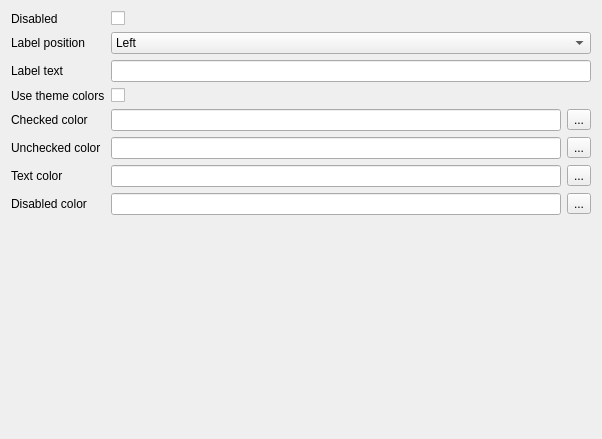
<?xml version="1.0" encoding="UTF-8"?>
<ui version="4.0">
 <class>RadioButtonSettingsForm</class>
 <widget class="QWidget" name="RadioButtonSettingsForm">
  <property name="geometry">
   <rect>
    <x>0</x>
    <y>0</y>
    <width>602</width>
    <height>439</height>
   </rect>
  </property>
  <property name="windowTitle">
   <string>Form</string>
  </property>
  <layout class="QGridLayout" name="gridLayout">
   <item row="0" column="0">
    <layout class="QFormLayout" name="formLayout">
     <item row="0" column="0">
      <widget class="QLabel" name="disabledLabel">
       <property name="text">
        <string>Disabled</string>
       </property>
      </widget>
     </item>
     <item row="0" column="1">
      <widget class="QCheckBox" name="disabledCheckBox"/>
     </item>
     <item row="2" column="0">
      <widget class="QLabel" name="labelTextLabel_2">
       <property name="text">
        <string>Label text</string>
       </property>
      </widget>
     </item>
     <item row="2" column="1">
      <widget class="QLineEdit" name="labelTextLineEdit_2"/>
     </item>
     <item row="3" column="0">
      <widget class="QLabel" name="useThemeColorsLabel_3">
       <property name="text">
        <string>Use theme colors</string>
       </property>
      </widget>
     </item>
     <item row="3" column="1">
      <widget class="QCheckBox" name="useThemeColorsCheckBox_3"/>
     </item>
     <item row="4" column="0">
      <widget class="QLabel" name="checkedColorLabel_3">
       <property name="text">
        <string>Checked color</string>
       </property>
      </widget>
     </item>
     <item row="5" column="0">
      <widget class="QLabel" name="uncheckedColorLabel_3">
       <property name="text">
        <string>Unchecked color</string>
       </property>
      </widget>
     </item>
     <item row="6" column="0">
      <widget class="QLabel" name="textColorLabel_3">
       <property name="text">
        <string>Text color</string>
       </property>
      </widget>
     </item>
     <item row="7" column="0">
      <widget class="QLabel" name="disabledColorLabel_3">
       <property name="text">
        <string>Disabled color</string>
       </property>
      </widget>
     </item>
     <item row="1" column="0">
      <widget class="QLabel" name="labelPositionLabel_3">
       <property name="text">
        <string>Label position</string>
       </property>
      </widget>
     </item>
     <item row="1" column="1">
      <widget class="QComboBox" name="labelPositionComboBox_2">
       <item>
        <property name="text">
         <string>Left</string>
        </property>
       </item>
       <item>
        <property name="text">
         <string>Right</string>
        </property>
       </item>
      </widget>
     </item>
     <item row="4" column="1">
      <layout class="QHBoxLayout" name="horizontalLayout_5">
       <item>
        <widget class="QLineEdit" name="checkedColorLineEdit_2"/>
       </item>
       <item>
        <widget class="QToolButton" name="checkedColorToolButton_2">
         <property name="text">
          <string>...</string>
         </property>
        </widget>
       </item>
      </layout>
     </item>
     <item row="5" column="1">
      <layout class="QHBoxLayout" name="horizontalLayout_6">
       <item>
        <widget class="QLineEdit" name="uncheckedColorLineEdit_2"/>
       </item>
       <item>
        <widget class="QToolButton" name="uncheckedColorToolButton_2">
         <property name="text">
          <string>...</string>
         </property>
        </widget>
       </item>
      </layout>
     </item>
     <item row="6" column="1">
      <layout class="QHBoxLayout" name="horizontalLayout_7">
       <item>
        <widget class="QLineEdit" name="textColorLineEdit_2"/>
       </item>
       <item>
        <widget class="QToolButton" name="textColorToolButton_2">
         <property name="text">
          <string>...</string>
         </property>
        </widget>
       </item>
      </layout>
     </item>
     <item row="7" column="1">
      <layout class="QHBoxLayout" name="horizontalLayout_8">
       <item>
        <widget class="QLineEdit" name="disabledColorLineEdit_2"/>
       </item>
       <item>
        <widget class="QToolButton" name="disabledColorToolButton_2">
         <property name="text">
          <string>...</string>
         </property>
        </widget>
       </item>
      </layout>
     </item>
    </layout>
   </item>
  </layout>
 </widget>
 <resources/>
 <connections/>
</ui>
